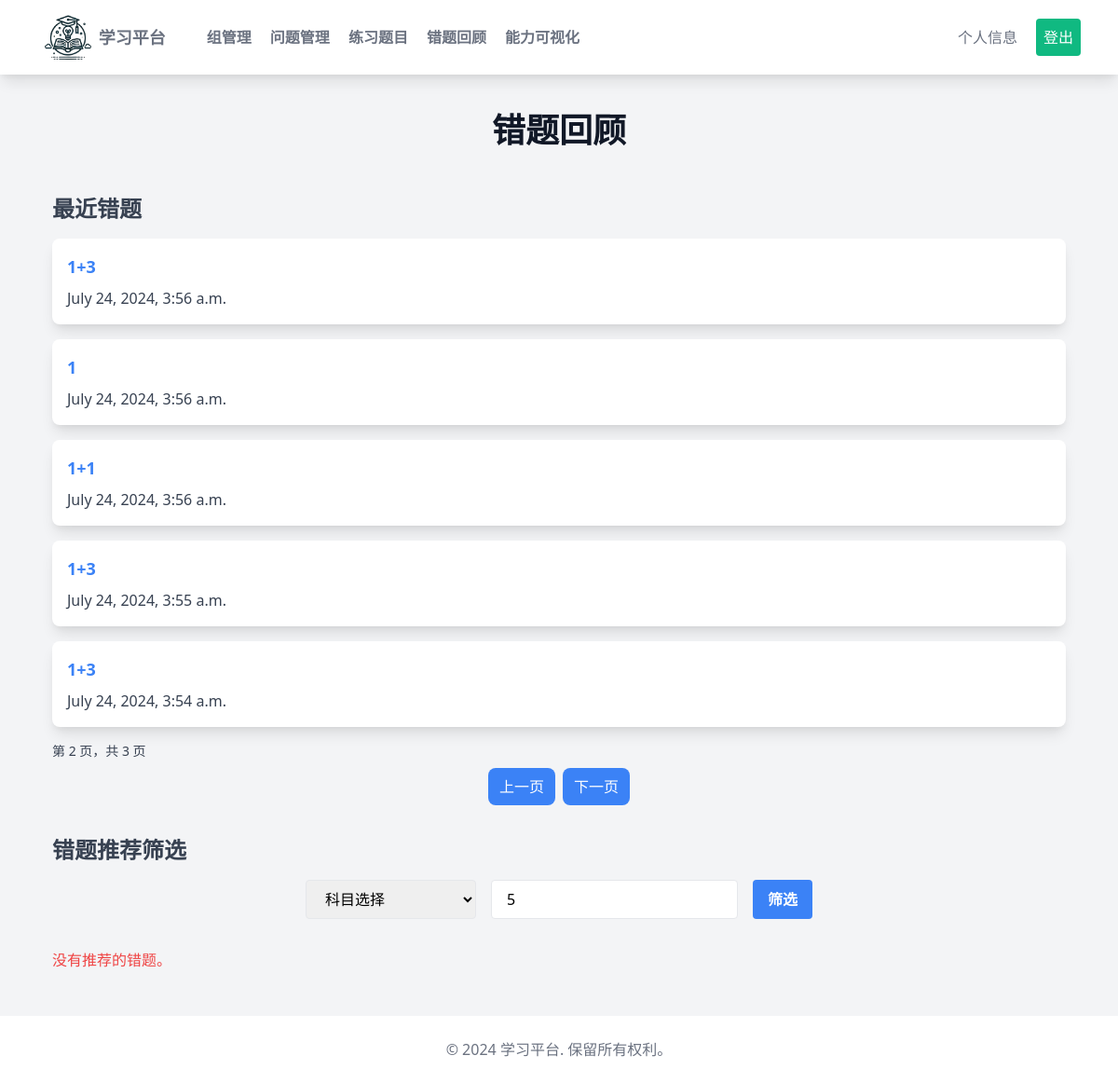
Page /questions/review_mistakes/?page=2 (signed in) on the committed database.
### questions/models.py (models this page shows, shortened)
class UserAnswer(models.Model):
    user = models.ForeignKey(settings.AUTH_USER_MODEL, on_delete=models.CASCADE)
    question = models.ForeignKey(Question, on_delete=models.CASCADE)
    wrong_answer_reason = models.TextField(blank=True)
    is_correct = models.BooleanField()
    timestamp = models.DateTimeField(auto_now_add=True)

class Question(models.Model):
    TEXT = 'text'
    IMAGE = 'image'
    FORMAT_CHOICES = [
        (TEXT, 'Text'),
        (IMAGE, 'Image')
    ]
    title = models.CharField(max_length=255)
    description = models.TextField(blank=True)
    description_image = models.ImageField(upload_to='questions/', blank=True, null=True)
    format = models.CharField(max_length=5, choices=FORMAT_CHOICES)
    image = models.ImageField(upload_to='questions/', blank=True, null=True)
    correct_answer = models.TextField(blank=True)
    correct_answer_image = models.ImageField(upload_to='questions/', blank=True, null=True)
    creator = models.ForeignKey(settings.AUTH_USER_MODEL, on_delete=models.CASCADE)
    shared_with = models.ManyToManyField(settings.AUTH_USER_MODEL, related_name='shared_questions', blank=True)
    subject = models.CharField(max_length=50, choices=SUBJECT_CHOICES)

### questions/views.py (the view)
# urls.py: path('review_mistakes/', views.review_mistakes, name='review_mistakes'),
@login_required
def review_mistakes(request):
    user = request.user
    selected_subject = request.GET.get('subject')
    num_questions = int(request.GET.get('num_questions', 5))
    wrong_answers = UserAnswer.objects.filter(user=user, is_correct=False).order_by('-timestamp')
    paginator = Paginator(wrong_answers, 5)  # 每页显示5个错题
    page_number = request.GET.get('page')
    page_obj = paginator.get_page(page_number)
    mistakes = wrong_answers.filter(question__subject=selected_subject)
    mistakes_count = mistakes.values('question').annotate(total=Count('id')).filter(total__gte=2)
    high_mistake_questions = Question.objects.filter(id__in=[item['question'] for item in mistakes_count])
    if high_mistake_questions.count() < num_questions:
        recent_mistakes = mistakes.order_by('-timestamp')[:num_questions]
        recent_mistake_question_ids = [mistake.question_id for mistake in recent_mistakes]
        question_sets = QuestionSet.objects.filter(questions__in=recent_mistake_question_ids).distinct()
        additional_questions = Question.objects.filter(question_sets__in=question_sets,
                                                       subject=selected_subject).exclude(
            id__in=high_mistake_questions).distinct()
        recommended_questions = list(high_mistake_questions) + list(additional_questions)[
                                                               :num_questions - high_mistake_questions.count()]
    else:
        recommended_questions = high_mistake_questions[:num_questions]
    return render(request, 'questions/review_mistakes.html', {
        'page_obj': page_obj,
        'recommended_questions': recommended_questions,
        'subject_choices': SUBJECT_CHOICES,
        'selected_subject': selected_subject,
        'num_questions': num_questions
    })

### questions/templates/questions/review_mistakes.html (shortened to what this page needs)
{% extends "basehome.html" %}
{% block content %}
<div class="max-w-6xl mx-auto mt-10 px-4">
    <h1 class="text-4xl font-bold text-center text-gray-900 mb-12">错题回顾</h1>
    <div class="mb-8">
        <h2 class="text-2xl font-semibold text-gray-700 mb-4">最近错题</h2>
        {% if page_obj.object_list %}
            <div class="space-y-4">
                {% for answer in page_obj.object_list %}
                    <div class="bg-white shadow-lg rounded-lg p-4 mb-2">
                        <a href="{% url 'question_detail' answer.question.id %}" class="text-blue-500 hover:text-blue-700 text-lg font-semibold">
                            {{ answer.question.title }}
                        </a>
                        <p class="text-gray-700 mt-2">{{ answer.timestamp }}  </p>
                    </div>
                {% endfor %}
            </div>
            <div class="mt-4">
                <span class="block text-sm text-gray-700">
                    第 {{ page_obj.number }} 页，共 {{ page_obj.paginator.num_pages }} 页
                </span>
                <div class="flex justify-center mt-2">
                    {% if page_obj.has_previous %}
                        <a href="?page={{ page_obj.previous_page_number }}" class="px-3 py-2 bg-blue-500 text-white rounded-lg hover:bg-blue-600">
                            上一页
                        </a>
                    {% endif %}
                    {% if page_obj.has_next %}
                        <a href="?page={{ page_obj.next_page_number }}" class="px-3 py-2 ml-2 bg-blue-500 text-white rounded-lg hover:bg-blue-600">
                            下一页
                        </a>
                    {% endif %}
                </div>
            </div>
        {% else %}
            <p class="text-red-500">没有错题记录。</p>
        {% endif %}
    </div>
    <div class="mb-8">
        <h2 class="text-2xl font-semibold text-gray-700 mb-4">错题推荐筛选</h2>
        <form method="GET" action="{% url 'review_mistakes' %}" class="flex justify-center space-x-4">
            <select name="subject" class="border rounded px-4 py-2">
                <option value="">科目选择</option>
            </select>
            <input type="number" name="num_questions" value="{{ num_questions }}" min="1" class="border px-4 py-2 rounded">
            <button type="submit" class="bg-blue-500 hover:bg-blue-600 text-white font-bold py-2 px-4 rounded">
                筛选
            </button>
        </form>
    </div>
    <div>
        {% if recommended_questions %}
            <div class="space-y-4">
                {% for question in recommended_questions %}
                    <div class="bg-white shadow-lg rounded-lg p-4 mb-2">
                        <a href="{% url 'question_detail' question.id %}" class="text-blue-500 hover:text-blue-700 text-lg font-semibold">
                            {{ question.title }}
                        </a>
                    </div>
                {% endfor %}
            </div>
        {% else %}
            <p class="text-red-500">没有推荐的错题。</p>
        {% endif %}
    </div>
</div>
{% endblock %}

### rows in the picture
UserAnswer: question "1+3", timestamp "July 24, 2024, 3:56 a.m."
UserAnswer: question "1", timestamp "July 24, 2024, 3:56 a.m."
UserAnswer: question "1+1", timestamp "July 24, 2024, 3:56 a.m."
UserAnswer: question "1+3", timestamp "July 24, 2024, 3:55 a.m."
UserAnswer: question "1+3", timestamp "July 24, 2024, 3:54 a.m."

### other values in the picture
{{ page_obj.number }} "2"
{{ page_obj.paginator.num_pages }} "3"
